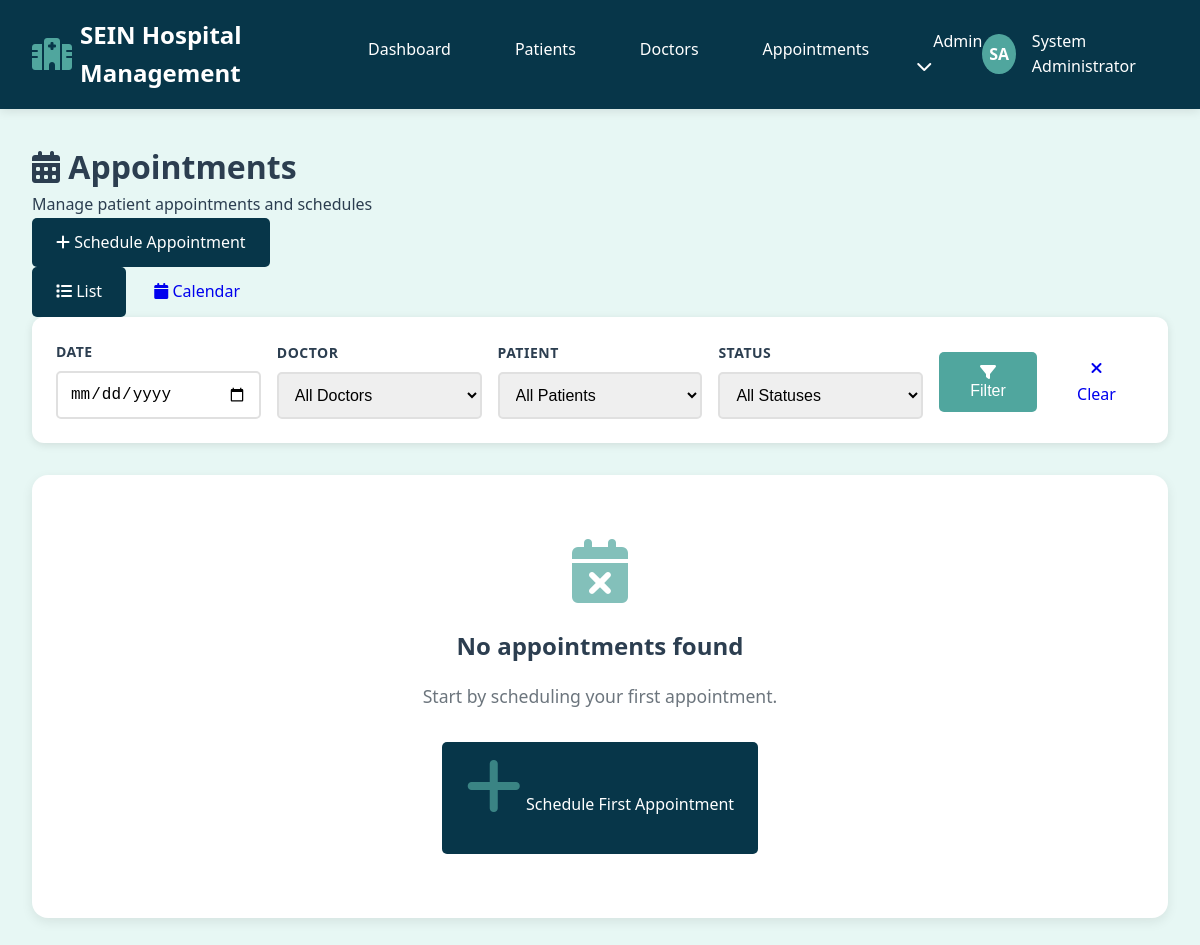
Before: /appointments (signed in) with the older database file.
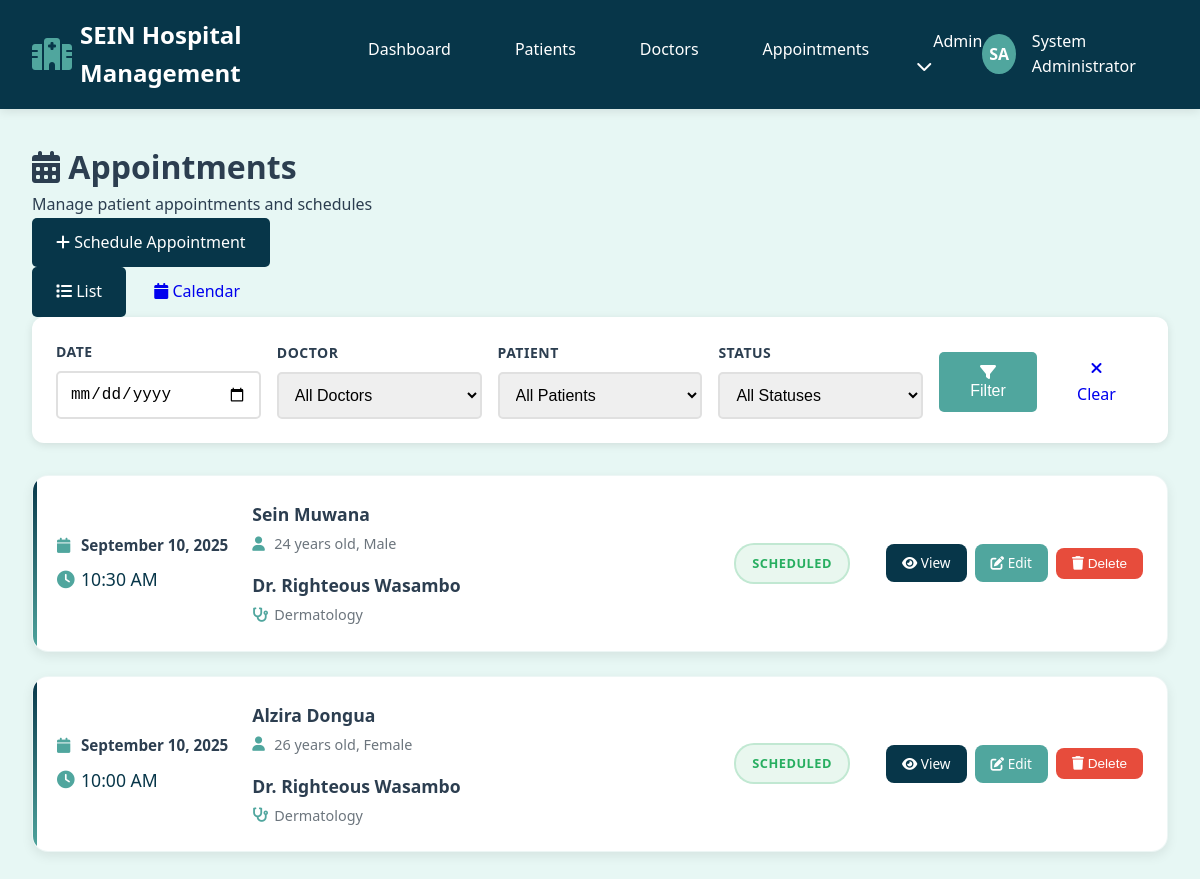
After: the same page with the newer database file.
### hospital/app.py (models this page shows, shortened)
class Appointment(db.Model):
    id = db.Column(db.Integer, primary_key=True)
    patient_id = db.Column(db.Integer, db.ForeignKey('patient.id'), nullable=False)
    doctor_id = db.Column(db.Integer, db.ForeignKey('doctor.id'), nullable=False)
    appointment_date = db.Column(db.Date, nullable=False)
    appointment_time = db.Column(db.Time, nullable=False)
    diagnosis = db.Column(db.Text)
    notes = db.Column(db.Text)
    status = db.Column(db.String(20), default='scheduled')  # scheduled, completed, cancelled
    created_at = db.Column(db.DateTime, default=datetime.utcnow)

class Patient(db.Model):
    id = db.Column(db.Integer, primary_key=True)
    first_name = db.Column(db.String(50), nullable=False)
    last_name = db.Column(db.String(50), nullable=False)
    date_of_birth = db.Column(db.Date, nullable=False)
    gender = db.Column(db.String(10), nullable=False)
    phone = db.Column(db.String(20))
    email = db.Column(db.String(100))
    address = db.Column(db.Text)
    emergency_contact = db.Column(db.String(100))
    emergency_phone = db.Column(db.String(20))
    created_at = db.Column(db.DateTime, default=datetime.utcnow)
    appointments = db.relationship('Appointment', backref='patient_ref', lazy=True)
    medical_records = db.relationship('MedicalRecord', backref='patient_ref', lazy=True)
    @property
    def age(self):
        today = date.today()
        return today.year - self.date_of_birth.year - ((today.month, today.day) < (self.date_of_birth.month, self.date_of_birth.day))

class Doctor(db.Model):
    id = db.Column(db.Integer, primary_key=True)
    first_name = db.Column(db.String(50), nullable=False)
    last_name = db.Column(db.String(50), nullable=False)
    phone = db.Column(db.String(20))
    email = db.Column(db.String(100))
    specialization_id = db.Column(db.Integer, db.ForeignKey('specialization.id'), nullable=False)
    license_number = db.Column(db.String(50), unique=True)
    created_at = db.Column(db.DateTime, default=datetime.utcnow)
    appointments = db.relationship('Appointment', backref='doctor_ref', lazy=True)

class Specialization(db.Model):
    id = db.Column(db.Integer, primary_key=True)
    name = db.Column(db.String(100), unique=True, nullable=False)
    doctors = db.relationship('Doctor', backref='specialization_ref', lazy=True)

### hospital/app.py (the view)
@app.route('/appointments')
def appointments():
    if 'user_id' not in session:
        return redirect(url_for('login'))
    view = request.args.get('view', 'list')  # list or calendar
    date_filter = request.args.get('date', '')
    doctor_filter = request.args.get('doctor', '')
    patient_filter = request.args.get('patient', '')
    status_filter = request.args.get('status', '')
    query = Appointment.query.join(Patient).join(Doctor)
    if date_filter:
        try:
            filter_date = datetime.strptime(date_filter, '%Y-%m-%d').date()
            query = query.filter(Appointment.appointment_date == filter_date)
        except ValueError:
            pass
    if doctor_filter:
        query = query.filter(Appointment.doctor_id == doctor_filter)
    if patient_filter:
        query = query.filter(Appointment.patient_id == patient_filter)
    if status_filter:
        query = query.filter(Appointment.status == status_filter)
    appointments = query.order_by(Appointment.appointment_date.desc(),
                                Appointment.appointment_time.desc()).all()
    doctors = Doctor.query.all()
    patients = Patient.query.all()
    return render_template('appointments/list.html',
                         appointments=appointments,
                         doctors=doctors,
                         patients=patients,
                         view=view,
                         date_filter=date_filter,
                         doctor_filter=doctor_filter,
                         patient_filter=patient_filter,
                         status_filter=status_filter)

### hospital/templates/appointments/list.html (shortened to what this page needs)
{% extends "base.html" %}
{% block content %}
<div class="page-header">
    <div class="page-title">
        <h1><i class="fas fa-calendar-alt"></i> Appointments</h1>
        <p>Manage patient appointments and schedules</p>
    </div>
    <div class="page-actions">
        <a href="{{ url_for('add_appointment') }}" class="btn btn-primary">
            <i class="fas fa-plus"></i> Schedule Appointment
        </a>
        <div class="view-toggle">
            <a href="{{ url_for('appointments', view='list') }}"
               class="btn {% if view == 'list' %}btn-primary{% else %}btn-outline{% endif %}">
                <i class="fas fa-list"></i> List
            </a>
            <a href="{{ url_for('appointments', view='calendar') }}"
               class="btn {% if view == 'calendar' %}btn-primary{% else %}btn-outline{% endif %}">
                <i class="fas fa-calendar"></i> Calendar
            </a>
        </div>
    </div>
</div>
{% if view == 'calendar' %}
<div class="modern-calendar-container">
    <div class="calendar-main">
        <div class="calendar-title">
            <h2>Appointments Calendar</h2>
        </div>
        <div class="year-navigation">
            <button id="prevYear" class="nav-btn">
                <i class="fas fa-chevron-left"></i>
            </button>
            <span id="currentYear">2025</span>
            <button id="nextYear" class="nav-btn">
                <i class="fas fa-chevron-right"></i>
            </button>
        </div>
        <div class="months-row">
            <div class="month-tab" data-month="0">JAN</div>
            <div class="month-tab" data-month="1">FEB</div>
            <div class="month-tab" data-month="2">MAR</div>
            <div class="month-tab" data-month="3">APR</div>
            <div class="month-tab" data-month="4">MAY</div>
            <div class="month-tab" data-month="5">JUN</div>
            <div class="month-tab" data-month="6">JUL</div>
            <div class="month-tab" data-month="7">AUG</div>
            <div class="month-tab" data-month="8">SEP</div>
            <div class="month-tab" data-month="9">OCT</div>
            <div class="month-tab" data-month="10">NOV</div>
            <div class="month-tab" data-month="11">DEC</div>
        </div>
        <div class="calendar-grid">
            <div class="weekdays-header">
                <div class="weekday-header">SUN</div>
                <div class="weekday-header">MON</div>
                <div class="weekday-header">TUE</div>
                <div class="weekday-header">WED</div>
                <div class="weekday-header">THU</div>
                <div class="weekday-header">FRI</div>
                <div class="weekday-header">SAT</div>
            </div>
            <div id="calendarGrid" class="calendar-days-grid">
                 Days will be populated by JavaScript
            </div>
        </div>
        <div class="calendar-actions">
            <button id="addEventBtn" class="add-event-btn">
                <i class="fas fa-plus"></i> Add Appointment
            </button>
        </div>
    </div>
    <div class="event-details-sidebar">
        <div id="eventDetails" class="event-details-content">
            <div class="no-selection">
                <i class="fas fa-calendar-day"></i>
                <p>Select a date to view appointments</p>
            </div>
        </div>
    </div>
</div>
{% else %}
<div class="filters-section">
    <form method="GET" class="filters-form">
        <div class="filters-grid">
            <div class="filter-group">
                <label for="date">Date</label>
                <input type="date" id="date" name="date" value="{{ date_filter }}" class="form-control">
            </div>
            <div class="filter-group">
                <label for="doctor">Doctor</label>
                <select id="doctor" name="doctor" class="form-control">
                    <option value="">All Doctors</option>
                </select>
            </div>
            <div class="filter-group">
                <label for="patient">Patient</label>
                <select id="patient" name="patient" class="form-control">
                    <option value="">All Patients</option>
                </select>
            </div>
            <div class="filter-group">
                <label for="status">Status</label>
                <select id="status" name="status" class="form-control">
                    <option value="">All Statuses</option>
                </select>
            </div>
            <div class="filter-actions">
                <button type="submit" class="btn btn-secondary">
                    <i class="fas fa-filter"></i> Filter
                </button>
                <a href="{{ url_for('appointments', view='list') }}" class="btn btn-outline">
                    <i class="fas fa-times"></i> Clear
                </a>
            </div>
        </div>
    </form>
</div>
<div class="appointments-list">
    {% for appointment in appointments %}
    <div class="appointment-card">
        <div class="appointment-date-time">
            <div class="date">
                <i class="fas fa-calendar"></i>
                {{ appointment.appointment_date.strftime('%B %d, %Y') }}
            </div>
            <div class="time">
                <i class="fas fa-clock"></i>
                {{ appointment.appointment_time.strftime('%I:%M %p') }}
            </div>
        </div>
        <div class="appointment-details">
            <div class="patient-info">
                <h4>{{ appointment.patient_ref.first_name }} {{ appointment.patient_ref.last_name }}</h4>
                <p><i class="fas fa-user"></i> {{ appointment.patient_ref.age }} years old, {{ appointment.patient_ref.gender }}</p>
            </div>
            <div class="doctor-info">
                <h4>Dr. {{ appointment.doctor_ref.first_name }} {{ appointment.doctor_ref.last_name }}</h4>
                <p><i class="fas fa-stethoscope"></i> {{ appointment.doctor_ref.specialization_ref.name }}</p>
            </div>
        </div>
        <div class="appointment-status">
            <span class="status-badge status-{{ appointment.status }}">
                {{ appointment.status.title() }}
            </span>
        </div>
        <div class="appointment-actions">
            <a href="{{ url_for('appointment_detail', appointment_id=appointment.id) }}"
               class="btn btn-sm btn-primary">
                <i class="fas fa-eye"></i> View
            </a>
            <a href="{{ url_for('edit_appointment', appointment_id=appointment.id) }}"
               class="btn btn-sm btn-secondary">
                <i class="fas fa-edit"></i> Edit
            </a>
            <form method="POST" action="{{ url_for('delete_appointment', appointment_id=appointment.id) }}"
                  style="display: inline;"
                  onsubmit="return confirm('Are you sure you want to delete this appointment?')">
                <button type="submit" class="btn btn-sm btn-danger">
                    <i class="fas fa-trash"></i> Delete
                </button>
            </form>
        </div>
    </div>
    {% else %}
    <div class="empty-state">
        <i class="fas fa-calendar-times"></i>
        <h3>No appointments found</h3>
        <p>{% if date_filter or doctor_filter or patient_filter or status_filter %}No appointments match your filter criteria.{% else %}Start by scheduling your first appointment.{% endif %}</p>
        {% if not date_filter and not doctor_filter and not patient_filter and not status_filter %}
        <a href="{{ url_for('add_appointment') }}" class="btn btn-primary">
            <i class="fas fa-plus"></i> Schedule First Appointment
        </a>
        {% endif %}
    </div>
    {% endfor %}
</div>
{% endif %}
{% endblock %}

### hospital/templates/base.html (shortened to what this page needs)
<!DOCTYPE html>
<html lang="en">
<head>
    <link href="https://cdnjs.cloudflare.com/ajax/libs/font-awesome/6.0.0/css/all.min.css" rel="stylesheet">
    <link href="{{ url_for('static', filename='css/style.css') }}" rel="stylesheet">
</head>
<body>
    {% if session.user_id %}
    <header class="header">
        <div class="header-content">
            <div class="logo">
                <i class="fas fa-hospital-alt"></i>
                <span>SEIN Hospital Management</span>
            </div>
            <nav class="nav-links">
                <a href="{{ url_for('dashboard') }}" class="nav-link">Dashboard</a>
                <a href="{{ url_for('patients') }}" class="nav-link">Patients</a>
                <a href="{{ url_for('doctors') }}" class="nav-link">Doctors</a>
                <a href="{{ url_for('appointments') }}" class="nav-link">Appointments</a>
                {% if session.role == 'admin' %}
                <div class="nav-dropdown">
                    <a href="#" class="nav-link">Admin <i class="fas fa-chevron-down"></i></a>
                </div>
                {% endif %}
            </nav>
            <div class="user-profile">
                <div class="profile-avatar">
                    {{ session.first_name[0] }}{{ session.last_name[0] }}
                </div>
                <div class="profile-dropdown">
                    <span>{{ session.first_name }} {{ session.last_name }}</span>
                </div>
            </div>
        </div>
    </header>
    {% endif %}
    <main class="main-content">
        {% block content %}{% endblock %}
    </main>
</body>
</html>

Changed rows visible on the page:
added Appointment: appointment_date "September 10, 2025", appointment_time "10:30 AM", patient_ref.first_name "Sein", patient_ref.last_name "Muwana", patient_ref.age "24", patient_ref.gender "Male", doctor_ref.first_name "Righteous", doctor_ref.last_name "Wasambo", doctor_ref.specialization_ref.name "Dermatology", status "SCHEDULED"
added Appointment: appointment_date "September 10, 2025", appointment_time "10:00 AM", patient_ref.first_name "Alzira", patient_ref.last_name "Dongua", patient_ref.age "26", patient_ref.gender "Female", doctor_ref.first_name "Righteous", doctor_ref.last_name "Wasambo", doctor_ref.specialization_ref.name "Dermatology", status "SCHEDULED"
Other visible differences:
text no longer shown: "No appointments found Start by scheduling your first appointment. Schedule First Appointment"
